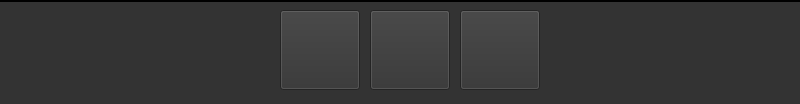
<?xml version="1.0" encoding="UTF-8"?>
<ui version="4.0">
 <class>navigation</class>
 <widget class="QWidget" name="navigation">
  <property name="geometry">
   <rect>
    <x>0</x>
    <y>0</y>
    <width>800</width>
    <height>104</height>
   </rect>
  </property>
  <property name="windowTitle">
   <string>Form</string>
  </property>
  <property name="styleSheet">
   <string notr="true">background-color: rgb(51, 51, 51);
</string>
  </property>
  <widget class="QWidget" name="widget" native="true">
   <property name="geometry">
    <rect>
     <x>0</x>
     <y>0</y>
     <width>800</width>
     <height>104</height>
    </rect>
   </property>
   <property name="styleSheet">
    <string notr="true">#widget{
border-top-color: black;
border-top-style: solid;
border-top-width:2px;
}

</string>
   </property>
   <widget class="QPushButton" name="config">
    <property name="geometry">
     <rect>
      <x>460</x>
      <y>10</y>
      <width>80</width>
      <height>80</height>
     </rect>
    </property>
    <property name="styleSheet">
     <string notr="true">color: rgb(51, 102, 204);</string>
    </property>
    <property name="text">
     <string/>
    </property>
   </widget>
   <widget class="QPushButton" name="chart">
    <property name="geometry">
     <rect>
      <x>280</x>
      <y>10</y>
      <width>80</width>
      <height>80</height>
     </rect>
    </property>
    <property name="styleSheet">
     <string notr="true">color: rgb(51, 102, 204);</string>
    </property>
    <property name="text">
     <string/>
    </property>
   </widget>
   <widget class="QPushButton" name="dial_menu">
    <property name="geometry">
     <rect>
      <x>370</x>
      <y>10</y>
      <width>80</width>
      <height>80</height>
     </rect>
    </property>
    <property name="styleSheet">
     <string notr="true">color: rgb(51, 102, 204);</string>
    </property>
    <property name="text">
     <string/>
    </property>
   </widget>
  </widget>
 </widget>
 <resources/>
 <connections/>
</ui>
